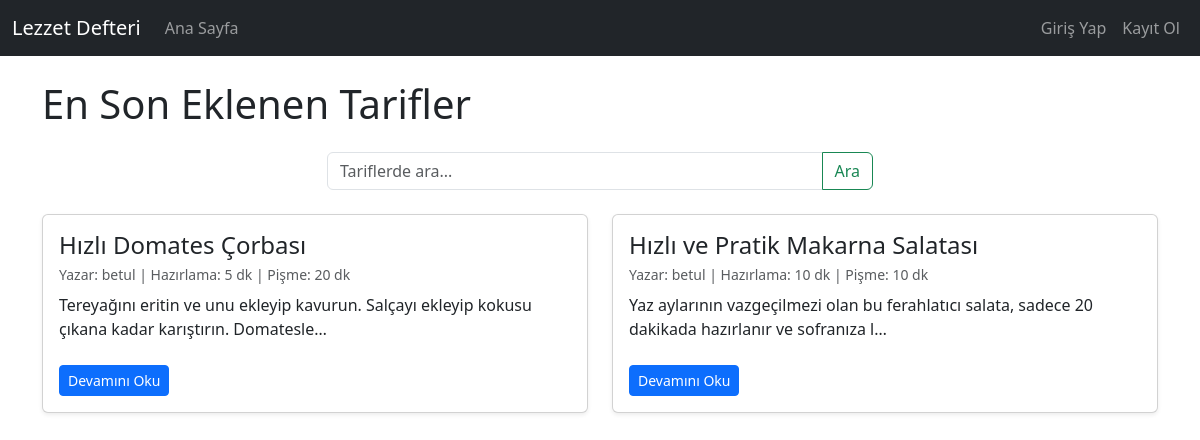
The page / on the database its author committed.
### tarifler/models.py (models this page shows, shortened)
class Tarif(models.Model):
    baslik = models.CharField(max_length=200) # Tarifin başlığı
    aciklama = models.TextField() # Tarifin kısa açıklaması
    malzemeler = models.TextField() # Malzemeler listesi
    hazirlama_suresi = models.IntegerField(help_text="Dakika")
    pisme_suresi = models.IntegerField(help_text="Dakika")
    porsiyon_sayisi = models.IntegerField(default=1)
    yayinlanma_tarihi = models.DateTimeField(auto_now_add=True)
    guncelleme_tarihi = models.DateTimeField(auto_now=True)
    yazar = models.ForeignKey(User, on_delete=models.CASCADE, default=1)
    class Meta:
        verbose_name = "Tarif"
        verbose_name_plural = "Tarifler"
        ordering = ['-yayinlanma_tarihi']

### anasayfa/views.py (the view)
# urls.py: path('', views.index, name='anasayfa'),
def index(request):
    arama_sorgusu = request.GET.get('q') # 'q' parametresini alır. Yoksa None olur.
    tarifler_query = Tarif.objects.all().order_by('-yayinlanma_tarihi')
    if arama_sorgusu:
        tarifler_query = tarifler_query.filter(
            Q(baslik__icontains=arama_sorgusu) |
            Q(aciklama__icontains=arama_sorgusu)
        ).distinct() # Tekrarlı sonuçları engelle
        tarifler = tarifler_query
        sayfa_basligi = f"'{arama_sorgusu}' için arama sonuçları ({tarifler.count()})"
    else:
        tarifler = tarifler_query[:5]
        sayfa_basligi = "En Son Eklenen Tarifler"
    favori_tarif_idler = []
    if request.user.is_authenticated:
        favori_tarif_idler = Favori.objects.filter(kullanici=request.user).values_list('tarif__id', flat=True)
    tarif_listesi = []
    for tarif in tarifler:
        tarif_data = {
            'tarif': tarif,
            'is_favori': tarif.id in favori_tarif_idler
        }
        tarif_listesi.append(tarif_data)
    context = {
        'title': 'Lezzet Defteri | Ana Sayfa',
        'tarif_listesi': tarif_listesi,
        'sayfa_basligi': sayfa_basligi,
        'arama_sorgusu': arama_sorgusu if arama_sorgusu else '',
    }
    return render(request, 'anasayfa/index.html', context)

### anasayfa/templates/anasayfa/index.html (shortened to what this page needs)
{% extends "base.html" %}
{% block content %}
    <h1 class="mb-4">{{ sayfa_basligi }}</h1>
    <div class="row mb-4">
        <div class="col-md-6 offset-md-3">
            <form method="GET" action="{% url 'anasayfa' %}">
                <div class="input-group">
                    <input type="text" name="q" class="form-control" placeholder="Tariflerde ara..."
                           value="{{ request.GET.q|default:'' }}">
                    <button class="btn btn-outline-success" type="submit">Ara</button>
                </div>
            </form>
        </div>
    </div>
    <div class="row">
        {% for item in tarif_listesi %}
            {% with tarif=item.tarif is_favori=item.is_favori %}
            <div class="col-md-6 mb-4">
                <div class="card h-100 shadow-sm">
                    <div class="card-body d-flex flex-column">
                        <h2 class="card-title h4">
                            <a href="{% url 'tarif_detay' pk=tarif.pk %}" class="text-decoration-none text-dark">{{ tarif.baslik }}</a>
                        </h2>
                        <p class="card-subtitle mb-2 text-muted small">
                            Yazar: {{ tarif.yazar.username }} | Hazırlama: {{ tarif.hazirlama_suresi }} dk | Pişme: {{ tarif.pisme_suresi }} dk
                        </p>
                        <p class="card-text">{{ tarif.aciklama|truncatechars:100 }}</p>
                        <div class="mt-auto d-flex justify-content-between align-items-center pt-2">
                            <a href="{% url 'tarif_detay' pk=tarif.pk %}" class="btn btn-primary btn-sm">Devamını Oku</a>
                        </div>
                    </div>
                </div>
            </div>
            {% endwith %}
        {% endfor %}
    </div>
{% endblock content %}

### rows shown on the page
Tarif: tarif.baslik "Hızlı Domates Çorbası", tarif.yazar.username "betul", tarif.hazirlama_suresi "5", tarif.pisme_suresi "20", tarif.aciklama "Tereyağını eritin ve unu ekleyip kavurun. Salçayı ekleyip kokusu çıkana kadar karıştırın. Domatesle…"
Tarif: tarif.baslik "Hızlı ve Pratik Makarna Salatası", tarif.yazar.username "betul", tarif.hazirlama_suresi "10", tarif.pisme_suresi "10", tarif.aciklama "Yaz aylarının vazgeçilmezi olan bu ferahlatıcı salata, sadece 20 dakikada hazırlanır ve sofranıza l…"

### other values the page prints
{{ sayfa_basligi }} "En Son Eklenen Tarifler"
